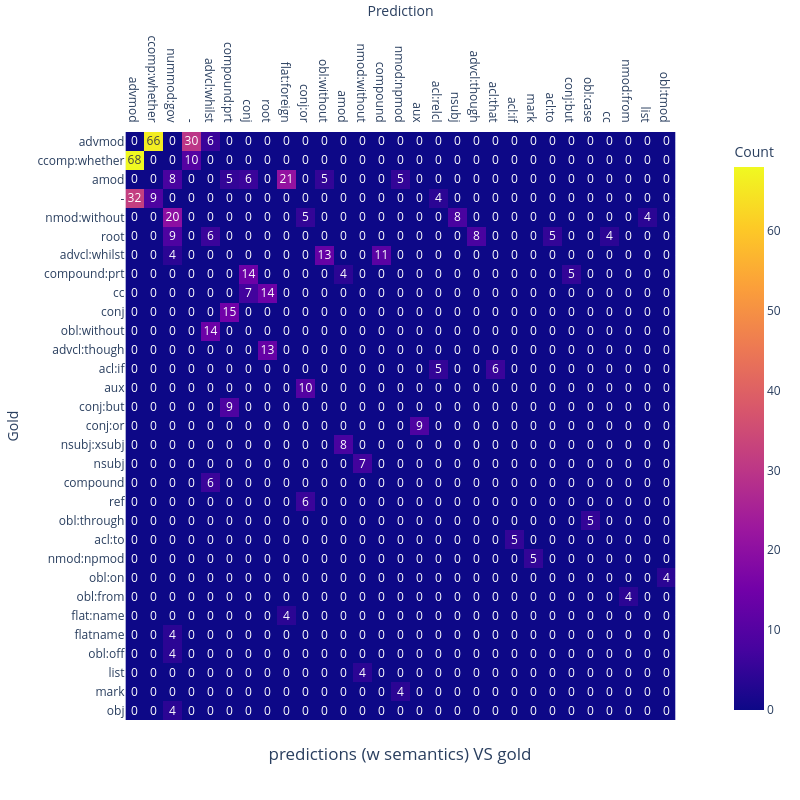

Notebook code for this chart:
### Code cell
visualize_cm(deps_rels_sem, deps_rels_gold, "predictions (w semantics) VS gold")

### Figure 1 — Plotly figure (JSON) as saved in the notebook; plotly's stock layout.template omitted (floating-point values rounded to 4 significant figures; data arrays with more than 128 entries replaced by an {"elided": "..."} marker saying what was removed)
{"data": [{"coloraxis": "coloraxis", "hovertemplate": "Prediction: %{x}<br>Gold: %{y}<br>Count: %{z}<extra></extra>", "name": "0", "texttemplate": "%{z}", "type": "heatmap", "x": ["advmod", "ccomp:whether", "nummod:gov", "-", "advcl:whilst", "compound:prt", "conj", "root", "flat:foreign", "conj:or", "obl:without", "amod", "nmod:without", "compound", "nmod:npmod", "aux", "acl:relcl", "nsubj", "advcl:though", "acl:that", "acl:if", "mark", "acl:to", "conj:but", "obl:case", "cc", "nmod:from", "list", "obl:tmod"], "xaxis": "x", "y": ["advmod", "ccomp:whether", "amod", "-", "nmod:without", "root", "advcl:whilst", "compound:prt", "cc", "conj", "obl:without", "advcl:though", "acl:if", "aux", "conj:but", "conj:or", "nsubj:xsubj", "nsubj", "compound", "ref", "obl:through", "acl:to", "nmod:npmod", "obl:on", "obl:from", "flat:name", "flatname", "obl:off", "list", "mark", "obj"], "yaxis": "y", "z": {"elided": "31x29 int values"}}], "layout": {"autosize": false, "coloraxis": {"colorbar": {"title": {"text": "Count"}}, "colorscale": [[0, "#0d0887"], [0.1111, "#46039f"], [0.2222, "#7201a8"], [0.3333, "#9c179e"], [0.4444, "#bd3786"], [0.5556, "#d8576b"], [0.6667, "#ed7953"], [0.7778, "#fb9f3a"], [0.8889, "#fdca26"], [1, "#f0f921"]]}, "height": 800, "margin": {"t": 60}, "title": {"text": "predictions (w semantics) VS gold", "x": 0.5, "y": 0.05}, "width": 800, "xaxis": {"anchor": "y", "autorange": true, "constrain": "domain", "domain": [0.05672, 0.9433], "range": [-0.5, 28.5], "scaleanchor": "y", "side": "top", "title": {"text": "Prediction"}, "type": "category"}, "yaxis": {"anchor": "x", "autorange": true, "constrain": "domain", "domain": [0, 1], "range": [30.5, -0.5], "title": {"text": "Gold"}, "type": "category"}}}
